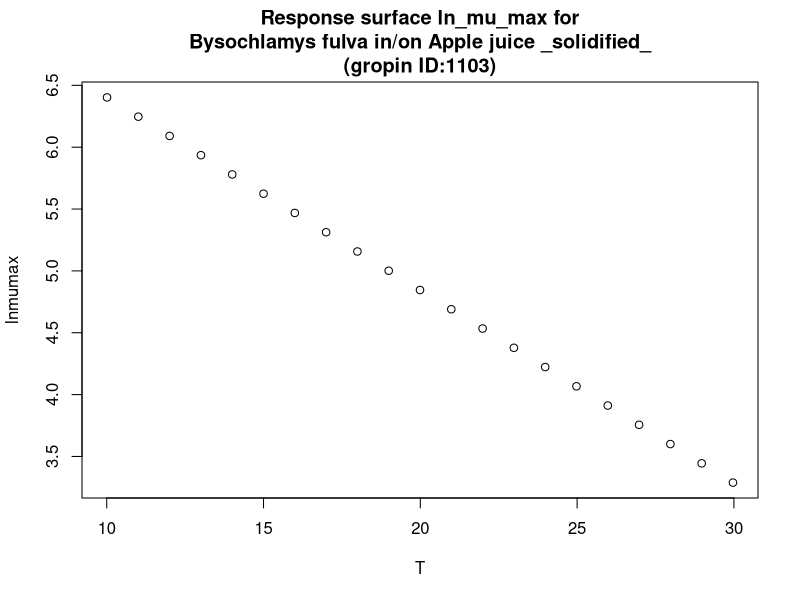

Generate this figure with R:
#############################
# start of Parameter script
#############################
T <- seq(10.01,29.97002997003,length.out=21)
#############################
# end of Parameter script
#############################
############################# 
# start of Model script Gropin ID 1103 
#############################
 
# constant coefficients for this model
 
variables <- data.frame(T)
argumentsPar <- unique.data.frame(expand.grid(variables))
 
# heart of the model
response_surface <- function(T) {
   mumax <-7.964-0.156*T

	return(mumax=mumax)
} 

# output parameters
responseSurface <- cbind(argumentsPar,response_surface(argumentsPar['T']))
colnames(responseSurface) <- c(colnames(argumentsPar),'lnmumax')
#############################
# End of Model script
#############################
############################# 
# start of Visualisation script Gropin ID 1103 
#############################
titleText <-'Response surface ln_mu_max for
Bysochlamys fulva in/on Apple juice _solidified_
(gropin ID:1103)'
plot(T,responseSurface$'lnmumax',xlab='T',
                          ylab='lnmumax',main=titleText)
#############################
# End of Visualisation script
#############################
